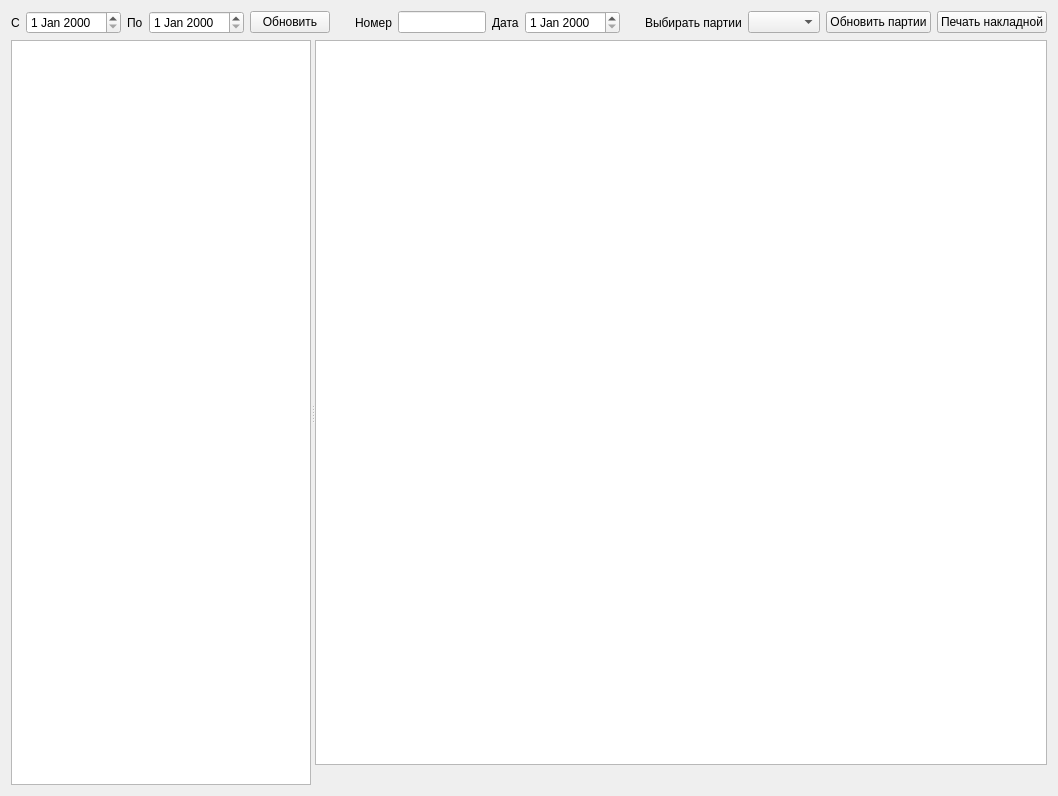
<?xml version="1.0" encoding="UTF-8"?>
<ui version="4.0">
 <class>FormPerePack</class>
 <widget class="QWidget" name="FormPerePack">
  <property name="geometry">
   <rect>
    <x>0</x>
    <y>0</y>
    <width>1058</width>
    <height>796</height>
   </rect>
  </property>
  <property name="windowTitle">
   <string>Перепаковка</string>
  </property>
  <layout class="QVBoxLayout" name="verticalLayout_2">
   <item>
    <layout class="QHBoxLayout" name="Lay">
     <item>
      <widget class="QLabel" name="label">
       <property name="sizePolicy">
        <sizepolicy hsizetype="Maximum" vsizetype="Preferred">
         <horstretch>0</horstretch>
         <verstretch>0</verstretch>
        </sizepolicy>
       </property>
       <property name="text">
        <string>С</string>
       </property>
      </widget>
     </item>
     <item>
      <widget class="DateEdit" name="dateEditBeg">
       <property name="sizePolicy">
        <sizepolicy hsizetype="Maximum" vsizetype="Fixed">
         <horstretch>0</horstretch>
         <verstretch>0</verstretch>
        </sizepolicy>
       </property>
      </widget>
     </item>
     <item>
      <widget class="QLabel" name="label_2">
       <property name="sizePolicy">
        <sizepolicy hsizetype="Maximum" vsizetype="Preferred">
         <horstretch>0</horstretch>
         <verstretch>0</verstretch>
        </sizepolicy>
       </property>
       <property name="text">
        <string>По</string>
       </property>
      </widget>
     </item>
     <item>
      <widget class="DateEdit" name="dateEditEnd">
       <property name="sizePolicy">
        <sizepolicy hsizetype="Maximum" vsizetype="Fixed">
         <horstretch>0</horstretch>
         <verstretch>0</verstretch>
        </sizepolicy>
       </property>
      </widget>
     </item>
     <item>
      <widget class="QPushButton" name="cmdUpdate">
       <property name="sizePolicy">
        <sizepolicy hsizetype="Maximum" vsizetype="Fixed">
         <horstretch>0</horstretch>
         <verstretch>0</verstretch>
        </sizepolicy>
       </property>
       <property name="toolTip">
        <string>Обновить список накладных</string>
       </property>
       <property name="text">
        <string>Обновить</string>
       </property>
       <property name="icon">
        <iconset theme="view-refresh">
         <normaloff>.</normaloff>.</iconset>
       </property>
      </widget>
     </item>
     <item>
      <spacer name="horizontalSpacer">
       <property name="orientation">
        <enum>Qt::Horizontal</enum>
       </property>
       <property name="sizeHint" stdset="0">
        <size>
         <width>40</width>
         <height>20</height>
        </size>
       </property>
      </spacer>
     </item>
     <item>
      <widget class="QLabel" name="label_3">
       <property name="sizePolicy">
        <sizepolicy hsizetype="Maximum" vsizetype="Preferred">
         <horstretch>0</horstretch>
         <verstretch>0</verstretch>
        </sizepolicy>
       </property>
       <property name="text">
        <string>Номер</string>
       </property>
      </widget>
     </item>
     <item>
      <widget class="QLineEdit" name="lineEditNum">
       <property name="sizePolicy">
        <sizepolicy hsizetype="Maximum" vsizetype="Fixed">
         <horstretch>0</horstretch>
         <verstretch>0</verstretch>
        </sizepolicy>
       </property>
       <property name="toolTip">
        <string>Номер накладной</string>
       </property>
      </widget>
     </item>
     <item>
      <widget class="QLabel" name="label_4">
       <property name="sizePolicy">
        <sizepolicy hsizetype="Maximum" vsizetype="Preferred">
         <horstretch>0</horstretch>
         <verstretch>0</verstretch>
        </sizepolicy>
       </property>
       <property name="text">
        <string>Дата</string>
       </property>
      </widget>
     </item>
     <item>
      <widget class="DateEdit" name="dateEdit">
       <property name="sizePolicy">
        <sizepolicy hsizetype="Maximum" vsizetype="Fixed">
         <horstretch>0</horstretch>
         <verstretch>0</verstretch>
        </sizepolicy>
       </property>
       <property name="toolTip">
        <string>Дата накладной</string>
       </property>
      </widget>
     </item>
     <item>
      <spacer name="horizontalSpacer_2">
       <property name="orientation">
        <enum>Qt::Horizontal</enum>
       </property>
       <property name="sizeHint" stdset="0">
        <size>
         <width>40</width>
         <height>20</height>
        </size>
       </property>
      </spacer>
     </item>
     <item>
      <widget class="QLabel" name="label_5">
       <property name="text">
        <string>Выбирать партии</string>
       </property>
      </widget>
     </item>
     <item>
      <widget class="QComboBox" name="comboBoxSelPart"/>
     </item>
     <item>
      <widget class="QPushButton" name="cmdUpdPart">
       <property name="sizePolicy">
        <sizepolicy hsizetype="Maximum" vsizetype="Fixed">
         <horstretch>0</horstretch>
         <verstretch>0</verstretch>
        </sizepolicy>
       </property>
       <property name="toolTip">
        <string>Обновить список партий</string>
       </property>
       <property name="text">
        <string>Обновить партии</string>
       </property>
       <property name="icon">
        <iconset theme="view-refresh">
         <normaloff>.</normaloff>.</iconset>
       </property>
      </widget>
     </item>
     <item>
      <widget class="QPushButton" name="cmdNakl">
       <property name="text">
        <string>Печать накладной</string>
       </property>
      </widget>
     </item>
    </layout>
   </item>
   <item>
    <widget class="QSplitter" name="splitter">
     <property name="sizePolicy">
      <sizepolicy hsizetype="Expanding" vsizetype="Expanding">
       <horstretch>0</horstretch>
       <verstretch>0</verstretch>
      </sizepolicy>
     </property>
     <property name="orientation">
      <enum>Qt::Horizontal</enum>
     </property>
     <widget class="DbViewer" name="tableViewNakl">
      <property name="maximumSize">
       <size>
        <width>300</width>
        <height>16777215</height>
       </size>
      </property>
      <property name="editTriggers">
       <set>QAbstractItemView::NoEditTriggers</set>
      </property>
      <property name="selectionMode">
       <enum>QAbstractItemView::SingleSelection</enum>
      </property>
      <property name="selectionBehavior">
       <enum>QAbstractItemView::SelectRows</enum>
      </property>
     </widget>
     <widget class="QWidget" name="layoutWidget">
      <layout class="QVBoxLayout" name="verticalLayout">
       <item>
        <widget class="DbViewer" name="tableViewPerePack">
         <property name="sizePolicy">
          <sizepolicy hsizetype="Minimum" vsizetype="Expanding">
           <horstretch>3</horstretch>
           <verstretch>3</verstretch>
          </sizepolicy>
         </property>
        </widget>
       </item>
       <item>
        <layout class="QHBoxLayout" name="horizontalLayoutBtn">
         <item>
          <spacer name="horizontalSpacer_3">
           <property name="orientation">
            <enum>Qt::Horizontal</enum>
           </property>
           <property name="sizeHint" stdset="0">
            <size>
             <width>40</width>
             <height>20</height>
            </size>
           </property>
          </spacer>
         </item>
        </layout>
       </item>
      </layout>
     </widget>
    </widget>
   </item>
  </layout>
 </widget>
 <customwidgets>
  <customwidget>
   <class>DateEdit</class>
   <extends>QDateEdit</extends>
   <header>db/dbviewer.h</header>
  </customwidget>
  <customwidget>
   <class>DbViewer</class>
   <extends>QTableView</extends>
   <header>db/dbviewer.h</header>
  </customwidget>
 </customwidgets>
 <tabstops>
  <tabstop>dateEditBeg</tabstop>
  <tabstop>dateEditEnd</tabstop>
  <tabstop>cmdUpdate</tabstop>
  <tabstop>lineEditNum</tabstop>
  <tabstop>dateEdit</tabstop>
  <tabstop>comboBoxSelPart</tabstop>
  <tabstop>cmdUpdPart</tabstop>
  <tabstop>tableViewNakl</tabstop>
  <tabstop>tableViewPerePack</tabstop>
 </tabstops>
 <resources/>
 <connections/>
</ui>
